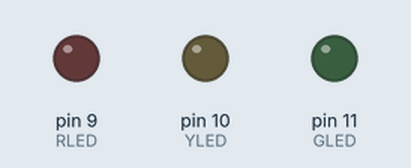
Simulated run of this sketch. Board: Arduino Uno, built with avr-gcc and run on an emulated ATmega328P. Shown: output pins drawn as LEDs (lit = HIGH).

Above: at 0.2 s.
At 3.2 s:
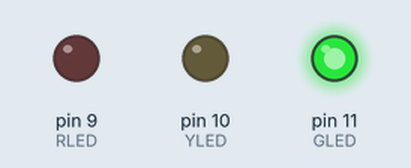
At 12.5 s:
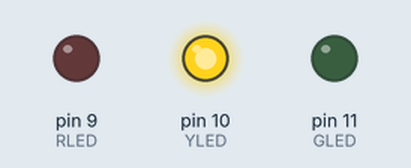
At 16.0 s:
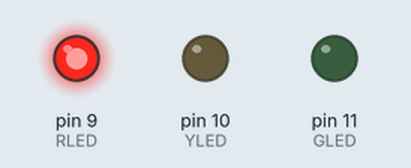
Timing chart, 0 to 24.1 s (numbered marks = the images above):
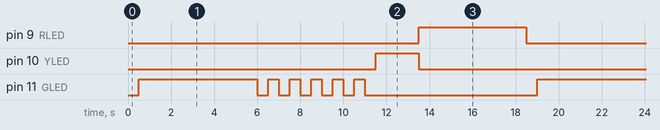

Measured:
- by itself, pin 9 (RLED): alternates HIGH for 5.0 s and LOW for 13.5 s
- by itself, pin 10 (YLED): alternates HIGH for 2.0 s and LOW for 16.5 s
- by itself, pin 11 (GLED): repeats every 18.5 s: 5 × (LOW 0.50 s, HIGH 0.50 s), LOW 8.0 s, HIGH 5.5 s

The sketch:

07_LED_Traffic.ino
```cpp
const int RLED=9; //9번 핀을 사용하는 파란색 BLED 상수 정의
const int YLED=10; //10번 핀을 사용하는 초록색 GLED 상수 정의
const int GLED=11; //11번 핀을 사용하는 빨간색 RLED 상수 정의
const int i=0;
void setup()
{
pinMode(RLED, OUTPUT); //BLED를 출력으로 지정
pinMode(YLED, OUTPUT); //GLED를 출력으로 지정
pinMode(GLED, OUTPUT); //RLED를 출력으로 지정
}
void loop()
{


delay(500);
digitalWrite(GLED, HIGH);
delay(5000);
for(int i=0;i<=6;i++)
{
  if(i<6&&i>=0)
  {
    digitalWrite(GLED, HIGH);
    delay(500);
    digitalWrite(GLED, LOW);
    delay(500);
  }
  else if(i=6)
  {
    digitalWrite(YLED, HIGH);
    delay(2000);
  }
}
digitalWrite(YLED, LOW);
digitalWrite(RLED, HIGH);
delay(5000);
digitalWrite(RLED, LOW);
}
```
